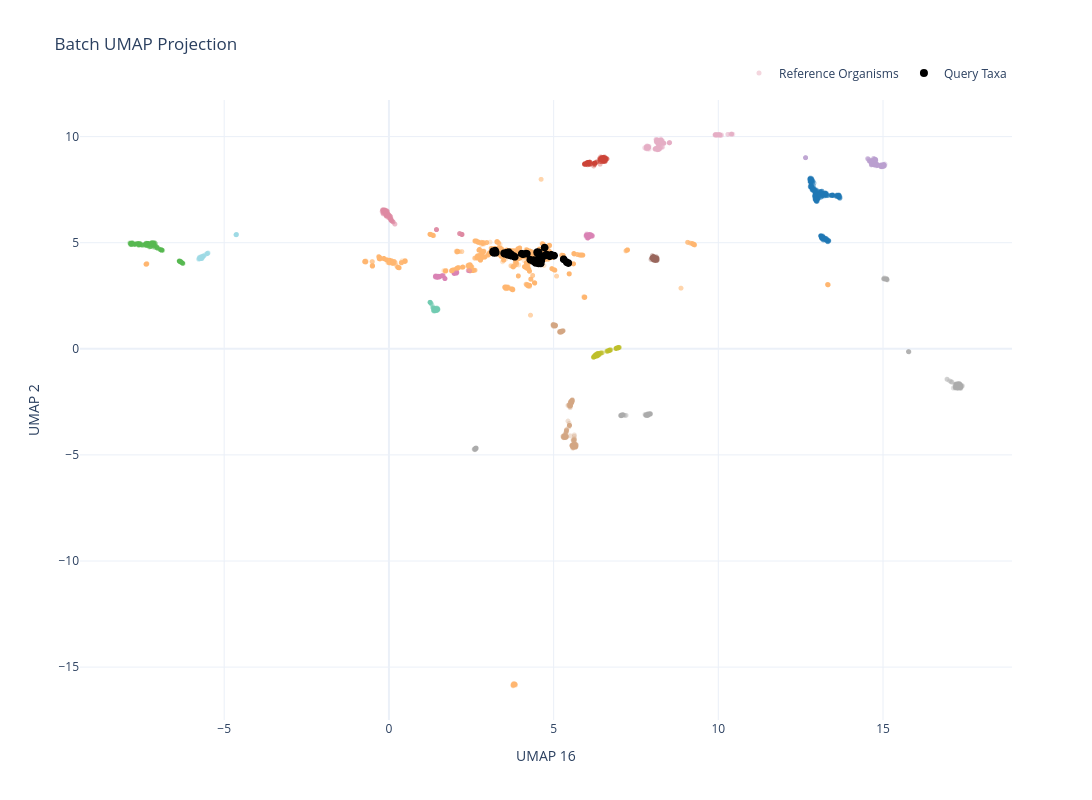

Notebook source saved alongside this figure:
### Code cell
import plotly.graph_objects as go
palette = [
    "#1f77b4", "#aec7e8",
    "#ff7f0e", "#ffbb78",
    "#2ca02c", "#98df8a",
    "#d62728", "#ff9896",
    "#9467bd", "#c5b0d5",
    "#8c564b", "#c49c94",
    "#e377c2", "#f7b6d2",
    "#7f7f7f", "#c7c7c7",
    "#bcbd22", "#dbdb8d",
    "#17becf", "#9edae5"
]

fig = go.Figure()

# Plot training dataset
fig.add_trace(
    go.Scattergl(
        x=reference_df["UMAP_16"],
        y=reference_df["UMAP_2"],
        mode="markers",
        name="Reference Organisms",
        marker=dict(
            size=5,
            color=cluster_labels,
            colorscale=palette,
            opacity=0.35
        ),
        hoverinfo="skip"
    )
)

# Plot test organisms
fig.add_trace(
    go.Scattergl(
        x=embedding_df["UMAP_16"],
        y=embedding_df["UMAP_2"],
        mode="markers",
        name="Query Taxa",
        
        # filename stored as hover metadata
        customdata=np.stack(
            [embedding_df["filename"]],
            axis=-1
        ),

        marker=dict(
            size=8,
            color="black",
            #symbol="diamond",
            line=dict(width=0)
        ),

        hovertemplate=(
            "<b>Filename:</b> %{customdata[0]}<br>"
            "UMAP_1: %{x:.3f}<br>"
            "UMAP_2: %{y:.3f}<extra></extra>"
        )
    )
)

fig.update_layout(
    title="Batch UMAP Projection",
    xaxis_title="UMAP 16",
    yaxis_title="UMAP 2",
    template="plotly_white",
    width=1100,
    height=800,
    hovermode="closest",
    legend=dict(
        orientation="h",
        yanchor="bottom",
        y=1.02,
        xanchor="right",
        x=1
    )
)

fig.show()
# fig.write_html("batch_umap_projection.html")

### Figure 1 — Plotly figure (JSON) as saved in the notebook; plotly's stock layout.template omitted (floating-point values rounded to 4 significant figures; data arrays with more than 128 entries replaced by an {"elided": "..."} marker saying what was removed)
{"data": [{"hoverinfo": "skip", "marker": {"color": {"elided": "8404 int values"}, "colorscale": [[0, "#1f77b4"], [0.05263, "#aec7e8"], [0.1053, "#ff7f0e"], [0.1579, "#ffbb78"], [0.2105, "#2ca02c"], [0.2632, "#98df8a"], [0.3158, "#d62728"], [0.3684, "#ff9896"], [0.4211, "#9467bd"], [0.4737, "#c5b0d5"], [0.5263, "#8c564b"], [0.5789, "#c49c94"], [0.6316, "#e377c2"], [0.6842, "#f7b6d2"], [0.7368, "#7f7f7f"], [0.7895, "#c7c7c7"], [0.8421, "#bcbd22"], [0.8947, "#dbdb8d"], [0.9474, "#17becf"], [1, "#9edae5"]], "opacity": 0.35, "size": 5}, "mode": "markers", "name": "Reference Organisms", "type": "scattergl", "x": {"elided": "8404 float values"}, "y": {"elided": "8404 float values"}}, {"customdata": {"elided": "247x1 str values"}, "hovertemplate": "<b>Filename:</b> %{customdata[0]}<br>UMAP_1: %{x:.3f}<br>UMAP_2: %{y:.3f}<extra></extra>", "marker": {"color": "black", "line": {"width": 0}, "size": 8}, "mode": "markers", "name": "Query Taxa", "type": "scattergl", "x": {"elided": "247 float values"}, "y": {"elided": "247 float values"}}], "layout": {"height": 800, "hovermode": "closest", "legend": {"orientation": "h", "x": 1, "xanchor": "right", "y": 1.02, "yanchor": "bottom"}, "title": {"text": "Batch UMAP Projection"}, "width": 1100, "xaxis": {"title": {"text": "UMAP 16"}}, "yaxis": {"title": {"text": "UMAP 2"}}}}
